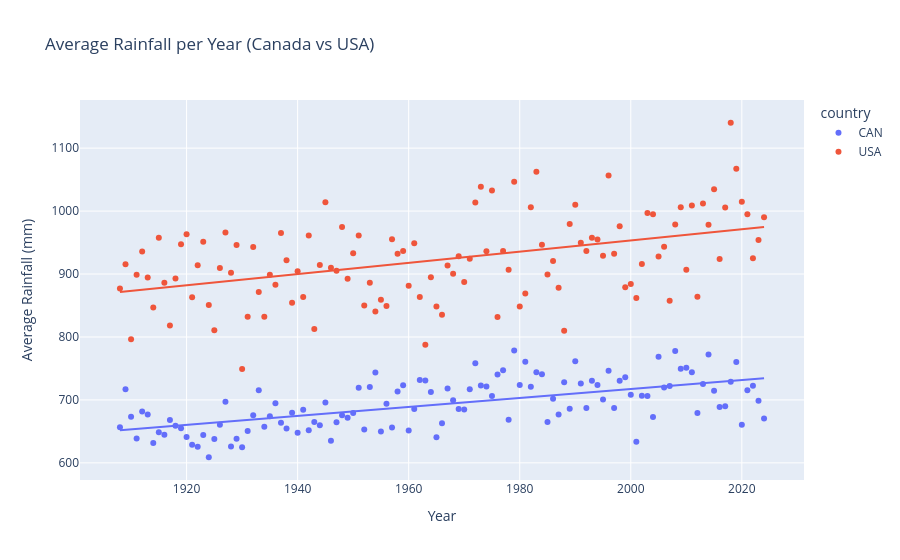

Write notebook code for a chart like this one.
### Code cell
# Plot a scatter with linear regression
fig = px.scatter(
    country_rainfall_per_year,
    x="year",
    y="rainfall_mm",
    trendline= "ols",
    trendline_scope= "trace",
    color="country",   # separate lines for CAN and USA
    title="Average Rainfall per Year (Canada vs USA)",
    labels={"rainfall_mm": "Average Rainfall (mm)", "year": "Year"}
)

fig.show()
